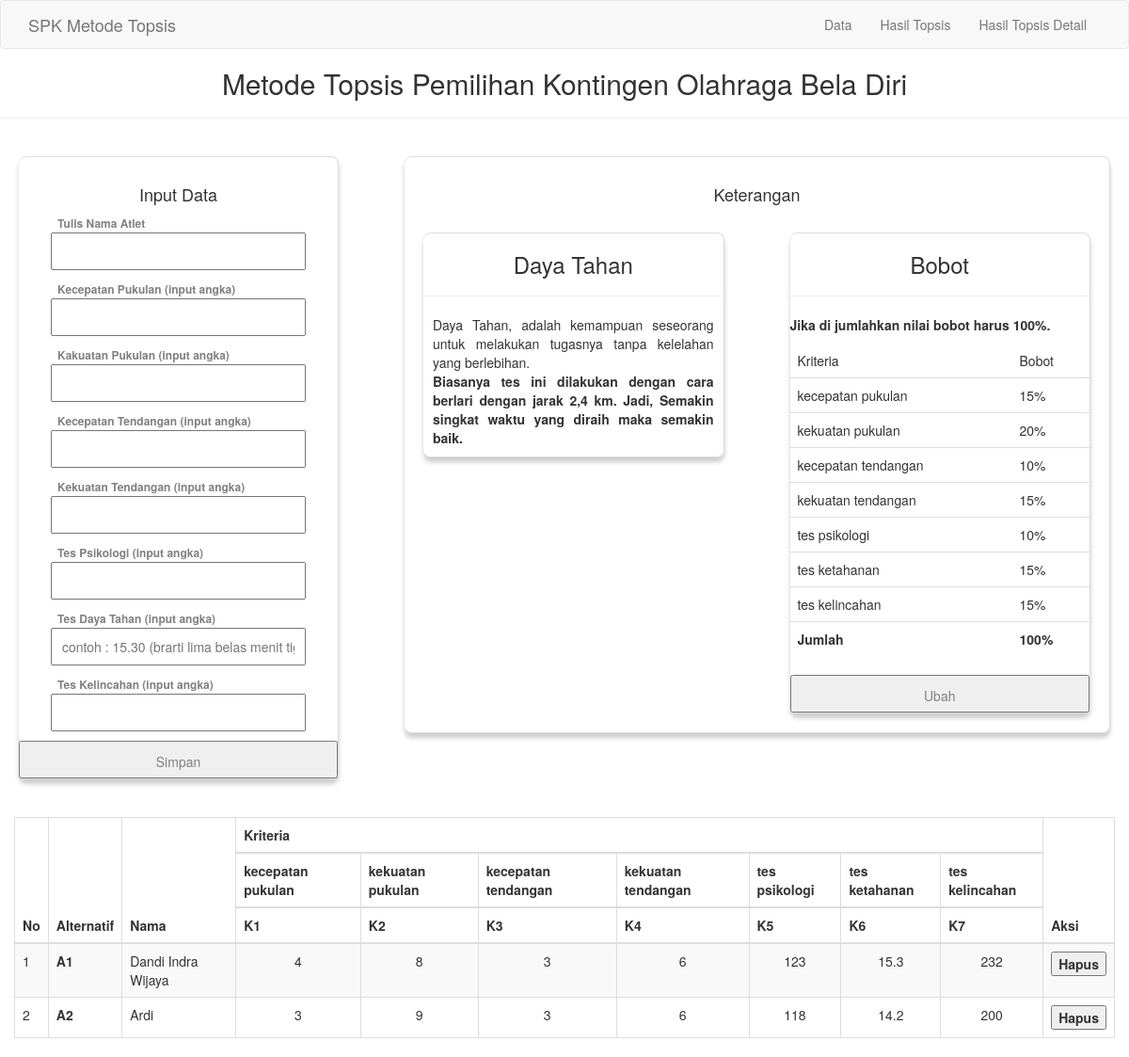
The page / on the database its author committed.
### tables this page shows
CREATE TABLE "tab_kriteria" (
	"id_kriteria"	INTEGER PRIMARY KEY AUTOINCREMENT,
	"nama_kriteria"	TEXT NOT NULL,
	"bobot"	INTEGER
);

### index.php (the view, shortened to what this page needs)
<?php
$db = new MyDB();
$sql = "SELECT b.nama_alternatif,c.nama_kriteria,a.nilai,c.bobot
FROM
  tab_topsis a
  JOIN
    tab_alternatif b USING(id_alternatif)
  JOIN
    tab_kriteria c USING(id_kriteria)";
$tampil = $db->query($sql);
if ($tampil) {
    while($row=$tampil->fetchArray(SQLITE3_ASSOC)){
      if(!isset($data[$row['nama_alternatif']])){
        $data[$row['nama_alternatif']]=array();
      }
      if(!isset($data[$row['nama_alternatif']][$row['nama_kriteria']])){
        $data[$row['nama_alternatif']][$row['nama_kriteria']]=array();
      }
      $data[$row['nama_alternatif']][$row['nama_kriteria']]=$row['nilai'];
      $kriterias[]=$row['nama_kriteria'];
    }
if(!empty($kriterias)){
    $kriteria     =array_unique($kriterias);
    $jml_kriteria =count($kriteria);
}
  }
?>
<!DOCTYPE html>
<html>
  <head>
    <link href="tampilan/css/bootstrap.min.css" rel="stylesheet">
    <link rel="stylesheet" href="assets/css/style.css">
  </head>
  <body>
    <nav class="navbar navbar-default navbar-custom">
      <div class="container">
        <div class="navbar-header">
          <a class="navbar-brand" href="index.php">SPK Metode Topsis</a>
        </div>
        <div class="collapse navbar-collapse">
          <ul class="nav navbar-nav navbar-right">
            <li>
              <a href="index.php">Data</a>
            </li>
            <li>
              <a href="hasil.php">Hasil Topsis</a>
            </li>
            <li>
              <a href="hasil_detail.php">Hasil Topsis Detail</a>
            </li>
          </ul>
        </div>
      </div>
    </nav>
    <center><h2>Metode Topsis Pemilihan Kontingen Olahraga Bela Diri</h2></center>
        <hr>
        <div class="row">
            <div class="col-4 col-sm-4 col-md-4 col-lg-4">
                <div class="cardcss">
                    <br>
                    <center><h4>Input Data</h4></center>
                    <form action="input_data.php" method="post">
                        <div class="input-fields">
                            <label for="" class="label">Tulis Nama Atlet</label>
                            <input type="text" name="nama" class="input" required>
                        </div>
                        <div class="input-fields">
                            <label for="" class="label">Kecepatan Pukulan (input angka)</label>
                            <input type="text" name="kecpukul" class="input" required>
                        </div>
                        <div class="input-fields">
                            <label for="" class="label">Kakuatan Pukulan (input angka)</label>
                            <input type="text" name="kekpukul" class="input" required>
                        </div>
                        <div class="input-fields">
                            <label for="" class="label">Kecepatan Tendangan (input angka)</label>
                            <input type="text" name="kectendang" class="input" required>
                        </div>
                        <div class="input-fields">
                            <label for="" class="label">Kekuatan Tendangan (input angka)</label>
                            <input type="text" name="kektendang" class="input" required>
                        </div>
                        <div class="input-fields">
                            <label for="" class="label">Tes Psikologi (input angka)</label>
                            <input type="text" name="psikolog" class="input" required>
                        </div>
                        <div class="input-fields">
                            <label for="" class="label">Tes Daya Tahan (input angka)</label>
                            <input type="text" name="daya" class="input" placeholder="contoh : 15.30 (brarti lima belas menit tiga puluh detik)" required>
                        </div>
                        <div class="input-fields">
                            <label for="" class="label">Tes Kelincahan (input angka)</label>
                            <input type="text" name="kelincahan" class="input"  required>
                        </div>
                        <input class="input" type="submit" value="Simpan">
                    </form>
                </div>
            </div>
            <div class="col-8 col-sm-8 col-md-8 col-lg-8">
                <div class="cardcss">
                <br>
                    <center><h4>Keterangan</h4></center>
                    <div class="row">
                        <div class="col-6  col-sm-6 col-md-6 col-lg-6">
                            <div class="cardcss">
                            <center><h3>Daya Tahan</h3></center>
                            <hr>
                            <p style="margin: 10px; text-align: justify;">
                                 Daya Tahan, adalah kemampuan seseorang untuk melakukan tugasnya tanpa kelelahan yang berlebihan.
                                 <br>
                                 <strong>Biasanya tes ini dilakukan dengan cara berlari dengan jarak 2,4 km. Jadi, Semakin singkat waktu yang diraih maka semakin baik. </strong>
                            </p>
                            </div>
                        </div>
                        <div class="col-6  col-sm-6 col-md-6 col-lg-6">
                            <div class="cardcss">
                            <center><h3>Bobot</h3></center>
                            <hr>
                            <p>
                             <strong>Jika di jumlahkan nilai bobot harus 100%.</strong>
                            </p>
                            <?php
                                $db = new MyDB();
                                $sql = "SELECT * FROM tab_kriteria";
                                $tampil = $db->query($sql);
                                $sql2 = "SELECT sum(bobot) as jumlah FROM tab_kriteria";
                                $rows = $db->query($sql2);
                                $row = $rows->fetchArray();
                                $jumlah = $row['jumlah'];
                            ?>
                                <table class="table">
                                  <thead>
                                    <tr>
                                      <td>Kriteria</td>
                                      <td>Bobot</td>
                                    </tr>
                                  </thead>
                                  <tbody>
                              <?php
                               while($row=$tampil->fetchArray(SQLITE3_ASSOC)){
                              ?>
                                    <tr>
                                      <td><?=  $row['nama_kriteria'] ?></td>
                                      <td><?=  $row['bobot'] . "%" ?></td>
                                    </tr>
                                    <?php
                                }
                            ?>
                            <tr>
                                <td><strong>Jumlah</strong></td>
                                <td><strong><?=  $jumlah . "%" ?></strong></td>
                            </tr>
                                  </tbody>
                                </table>
                                <a href="ubah_bobot.php" ><button class="input">Ubah</button></a>
                            </div>
                        </div>
                    </div>
                </div>
            </div>
        </div>
        <br>
        <div class="col-12 col-sm-12 col-md-12 col-lg-12">
        <?php
        if(!empty($kriterias)){
        ?>
            <table class="table table-striped table-bordered table-hover">
                <thead>
                  <tr>
                    <th rowspan='3'>No</th>
                    <th rowspan='3'>Alternatif</th>
                    <th rowspan='3'>Nama</th>
                    <th colspan='<?php echo $jml_kriteria;?>'>Kriteria</th>
                    <th rowspan='3'>Aksi</th>
                  </tr>
                  <tr>
                    <?php
                    foreach($kriteria as $k)
                      echo "<th>$k</th>\n";
                    ?>
                  </tr>
                  <tr>
                    <?php
                    for($n=1;$n<=$jml_kriteria;$n++)
                      echo "<th>K$n</th>";
                    ?>
                  </tr>
                </thead>
                <tbody>
                  <?php
                  $i=0;
                  foreach($data as $nama=>$krit){
                    echo "<tr>
                      <td>".(++$i)."</td>
                      <th>A$i</th>
                      <td>$nama</td>";
                    foreach($kriteria as $k){
                      echo "<td align='center'>$krit[$k]</td>";
                    }
                ?>
                  <form action="delete_data.php" method="post">
                    <th><input type="submit" value="Hapus"></th>
                  </form>
                </tr>
                <?php
                  }
                  ?>
                </tbody>
              </table>
        <?php
        }
        ?>
        </div>
  </body>
</html>

### assets/css/style.css (style rules this page uses)
.cardcss { margin: 20px; border-bottom: gainsboro 1px solid; border-top: gainsboro 1px solid; border-right: gainsboro 1px solid; border-radius: 8px; box-shadow: 0px 5px 5px #ccc; }
.label { margin-bottom: 0px; font-size: 12px; color: grey; }
.input-fields { margin: auto; width: 80%; margin-bottom: 10px; }
.input { width: 100%; height: 40px; color: grey; padding: 10px; }

### rows shown on the page
tab_kriteria: nama_kriteria "kecepatan pukulan", bobot "15"
tab_kriteria: nama_kriteria "kekuatan pukulan", bobot "20"
tab_kriteria: nama_kriteria "kecepatan tendangan", bobot "10"
tab_kriteria: nama_kriteria "kekuatan tendangan", bobot "15"
tab_kriteria: nama_kriteria "tes psikologi", bobot "10"
tab_kriteria: nama_kriteria "tes ketahanan", bobot "15"
tab_kriteria: nama_kriteria "tes kelincahan", bobot "15"

### other values the page prints
$jumlah "100"
$k "kecepatan pukulan"
$k "kekuatan pukulan"
$k "kecepatan tendangan"
$k "kekuatan tendangan"
$k "tes psikologi"
$k "tes ketahanan"
$k "tes kelincahan"
$nama "Dandi Indra Wijaya"
$krit[$k] "4"
$krit[$k] "8"
$krit[$k] "3"
$krit[$k] "6"
$krit[$k] "123"
$krit[$k] "15.3"
